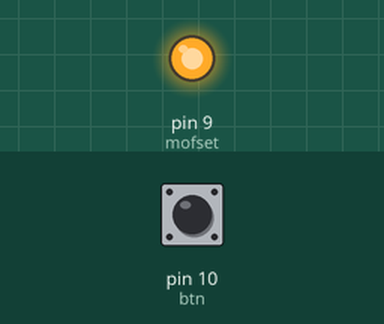
Recording of a sketch running on a simulated Arduino Uno, built with avr-gcc and run on an emulated ATmega328P. Parts: output pins drawn as LEDs (lit = HIGH). The inputs (shaded band) are chosen by the test bench; at power-on: pin 10 (btn) HIGH. What the sketch prints to the serial monitor is not drawn.

Above: at 1.2 s.
1.3 s: pin 10 (btn) pulled LOW for 0.15 s
At 1.38 s:
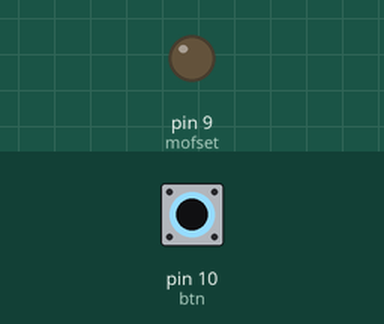
2.9 s: pin 10 (btn) pulled LOW for 3.2 s
At 6.4 s:
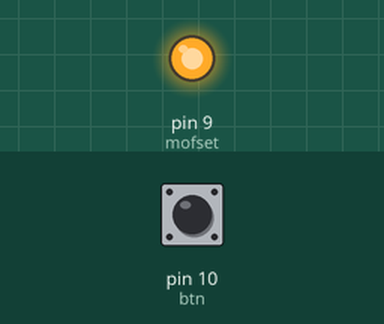
Timing chart, 0 to 7.9 s (numbered marks = the images above; inputs shaded):
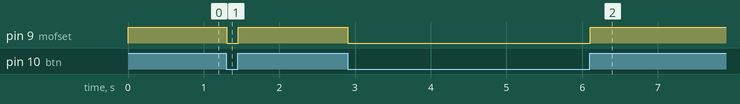

Measured:
- after the input at 1.3 s, pin 9 (mofset): HIGH → LOW at once, → HIGH 0.15 s later
- after the input at 2.9 s, pin 9 (mofset): HIGH → LOW at once, → HIGH 3.2 s later

The sketch:

BTN-MOFSET-LIGHT.ino
```cpp
// PINS
int mofset = 9 ;
int btn = 10;
int val;


void setup() {
  pinMode(mofset, OUTPUT);
  pinMode(btn, INPUT_PULLUP);
  Serial.begin(9600);
}

void loop() {
  val = digitalRead(btn);
  Serial.println(val);
  if(val){
    digitalWrite(mofset,HIGH);
  } else {
    digitalWrite(mofset,LOW);
  }
}
```
